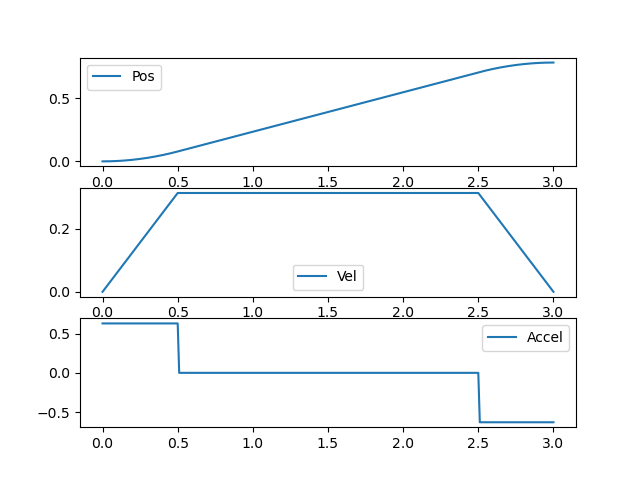

Write Python code to recreate this figure.

import numpy as np
import matplotlib.pyplot as plt

def lspb_traj(q0, qf, dqmax_user, tf, tb, t):
    q_diff = qf - q0
    a_sign = np.sign(q_diff)
    q_abs = abs(q_diff)
    dqmax_abs = abs(dqmax_user)
    
    if tf < 1e-6:
        return np.ones_like(t)*q0, np.zeros_like(t), np.zeros_like(t)

    if tb > tf / 2.0:
        tb = tf / 2.0

    T_flat = tf - tb
    v_req = q_abs / T_flat
    
    v_cruise = v_req
    a_val = v_cruise / tb if tb > 1e-6 else 0.0
    
    disp_accel = 0.5 * v_cruise * tb

    q  = np.zeros_like(t, dtype=float)
    dq = np.zeros_like(t, dtype=float)
    ddq = np.zeros_like(t, dtype=float)
    
    for i, tt in enumerate(t):
        D_t = 0.0
        
        if tt <= tb:
            # Phase 1: Accel
            D_t = 0.5 * a_val * tt**2
            dq[i] = a_sign * a_val * tt
            ddq[i] = a_sign * a_val
            
        elif tt <= tf - tb:
            # Phase 2: Constant Vel
            D_t = disp_accel + v_cruise * (tt - tb)
            dq[i] = a_sign * v_cruise
            ddq[i] = 0.0
            
        else:
            # Phase 3: Decel
            t_rem = tf - tt
            if t_rem < 0: t_rem = 0
            D_t = q_abs - 0.5 * a_val * t_rem**2
            dq[i] = a_sign * a_val * t_rem
            ddq[i] = -a_sign * a_val
            
        q[i] = q0 + a_sign * D_t

    return q, dq, ddq

# Test Parameters
q0 = 0.0
qf = 45.0 * (np.pi/180.0) # 45 deg in rad
tf = 3.0
tb = 0.5
dt = 0.01

t = np.arange(0, tf + dt, dt)
q, dq, ddq = lspb_traj(q0, qf, 10.0, tf, tb, t)

print(f"Start: {q[0]:.4f}, End: {q[-1]:.4f}, Target: {qf:.4f}")
print(f"Vel Start: {dq[0]:.4f}, Vel Mid: {dq[len(dq)//2]:.4f}, Vel End: {dq[-1]:.4f}")

# Check for discontinuity
for i in range(1, len(dq)):
    diff = abs(dq[i] - dq[i-1])
    if diff > 0.5: # Large jump
        print(f"JUMP DETECTED at t={t[i]:.2f}: {dq[i-1]:.3f} -> {dq[i]:.3f}")

# Plot
plt.figure()
plt.subplot(3,1,1)
plt.plot(t, q, label='Pos')
plt.legend()
plt.subplot(3,1,2)
plt.plot(t, dq, label='Vel')
plt.legend()
plt.subplot(3,1,3)
plt.plot(t, ddq, label='Accel')
plt.legend()
plt.savefig('debug_lspb.png')
print("Plot saved to debug_lspb.png")
